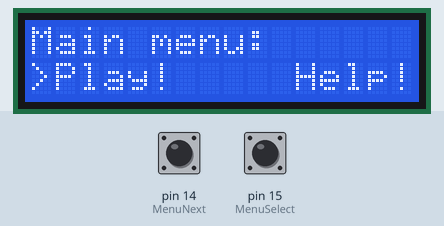
Bench run of a sketch on a simulated Arduino Uno, built with avr-gcc and run on an emulated ATmega328P. On the bench: 16×2 character LCD. The test bench sets the inputs (shaded band); at power-on: pin 15 (MenuSelect) LOW, pin 14 (MenuNext) LOW. What the sketch prints to the serial monitor is not drawn.

Above: at 1.2 s.
1.3 s: pin 15 (MenuSelect) pulled HIGH for 0.15 s
At 5.7 s:
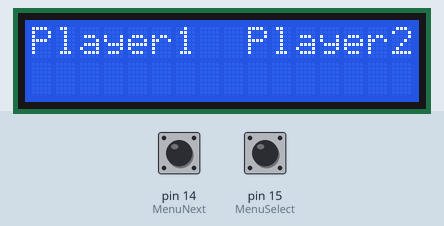
5.8 s: pin 14 (MenuNext) pulled HIGH for 3.2 s
At 9.4 s:
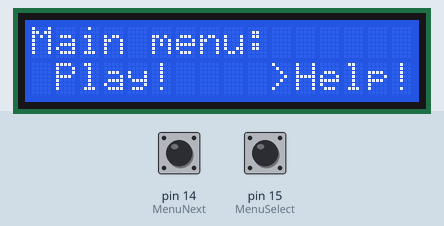
10.5 s: pin 15 (MenuSelect) pulled HIGH for 1 s
At 10.9 s:
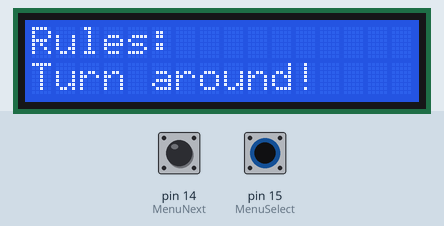
14.5 s: pin 15 (MenuSelect) pulled HIGH for 3.2 s
At 15.64 s:
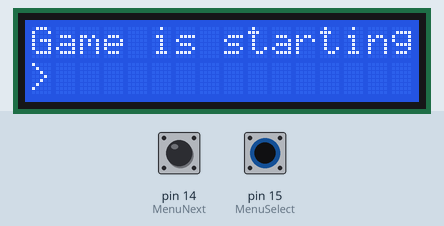
Timing chart, 0 to 17.5 s (numbered marks = the images above; inputs shaded):
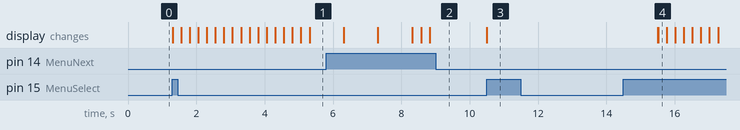

Measured:
- after the input at 1.3 s, the display: first changes at once (image 1 shows a later state)
- after the input at 5.8 s, the display: first differs from a run without the input after 2.5 s (image 2)
- after the input at 10.5 s, the display: changes at once (image 3)
- after the input at 14.5 s, the display: first differs from a run without the input after 1.0 s (image 4)

The sketch:

sketch_feb17a.ino
```cpp
// include the library code:
#include <LiquidCrystal.h>

// initialize the library with the numbers of the interface pins
LiquidCrystal lcd(2, 3, 4, 5, 6, 9);

// set pin numbers for menu buttons
const int MenuNext = 14;     // the number of the pushbutton pin
const int MenuSelect = 15;   // the number of the pushbutton pin
int MenuStateNext = 0;
int MenuStateSelect = 0;
int ChooseState=1;
int SelectState=0;
bool StartGame=0;

void setup() {
  //output monitor ini
  Serial.begin(9600);
  // set up the LCD's number of columns and rows:
  lcd.begin(16, 2);
  //initialize the pushbutton pin as an input
  pinMode(MenuNext, INPUT);
  pinMode(MenuSelect, INPUT);
  //set cursor position on default position (">")
  lcd.setCursor(0, 1);
  lcd.print(">");
}

void loop() {
  lcd.setCursor(0, 0);
  lcd.print("Main menu:");
  //LCD: set the cursor to column 0, line 1
  //LCD: line 1 is the second row, since counting begins with 0
  lcd.setCursor(1, 1);
  lcd.print("Play!");
  lcd.setCursor(11, 1);
  lcd.print("Help!");

  //BUTTONS: read the state of the pushbutton value:
  MenuStateNext = digitalRead(MenuNext);
  MenuStateSelect = digitalRead(MenuSelect);
  //Menu movement of char ">" and setting the variable to the menu selection ("Play!" or "Help!")
  if(MenuStateNext == HIGH){
      if(ChooseState == 1){
        lcd.setCursor(0, 1);
        lcd.print(" ");
        lcd.setCursor(10, 1);
        lcd.print(">");
        ChooseState=2;
      }
      else {
        lcd.setCursor(10, 1);
        lcd.print(" ");
        lcd.setCursor(0, 1);
        lcd.print(">");
        ChooseState=1;
      }
      Serial.print(MenuStateNext);
      Serial.print(ChooseState);
      delay(250);
  }
  //Menu selection of ("Play!" or "Help!") when pressed button select and further output on lcd
  if(MenuStateSelect == HIGH) {
    lcd.clear();
    if(ChooseState == 1) {
      lcd.print("Game is starting!!!");
      lcd.setCursor(0,1);
      for(int i=0;i<16;i++){
        lcd.print(">");
        delay(250);
      }
      StartGame=1;
      lcd.clear();
      //the game is in this loop, when game ends variable StartGame=0 and game stops
      while(StartGame==1){
        lcd.setCursor(0, 0);
        lcd.print("Player1");
        lcd.setCursor(9, 0);
        lcd.print("Player2");
        delay(1000);
        lcd.setCursor(0, 1);
        lcd.print("Ready !");
        delay(1000);
        lcd.setCursor(9, 1);
        lcd.print("Ready !");
        delay(1000);
        //metod naredi igro!!!
        StartGame=0;
        }
    }
    else {
      //if you chose "Help!"
      lcd.print("Rules:");
      lcd.setCursor(0, 1);
      lcd.print("Turn around!");
      //how long can you be in help!
      delay(5000);
    }
    lcd.clear();
    lcd.setCursor(0, 1);
    lcd.print(">");
    ChooseState=1;
    }
  }
```
